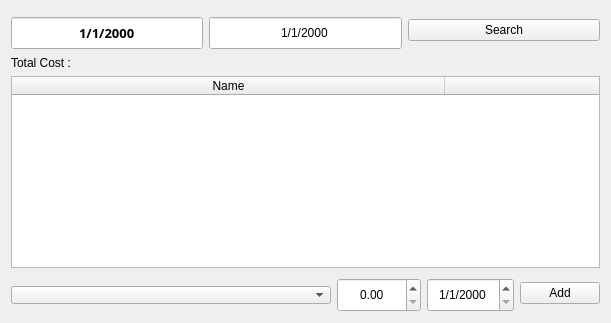
         <widget class="QWidget" name="tab_11">
          <attribute name="title">
           <string>Salaries</string>
          </attribute>
          <layout class="QGridLayout" name="gridLayout_23">
           <item row="0" column="0">
            <layout class="QGridLayout" name="gridLayout_22">
             <item row="0" column="0">
              <layout class="QGridLayout" name="gridLayout_21">
               <item row="2" column="0">
                <widget class="QTableWidget" name="tableWidget_10">
                 <property name="horizontalScrollBarPolicy">
                  <enum>Qt::ScrollBarAlwaysOff</enum>
                 </property>
                 <attribute name="horizontalHeaderDefaultSectionSize">
                  <number>433</number>
                 </attribute>
                 <column>
                  <property name="text">
                   <string>Name</string>
                  </property>
                 </column>
                 <column>
                  <property name="text">
                   <string>Cost</string>
                  </property>
                 </column>
                 <column>
                  <property name="text">
                   <string>Date</string>
                  </property>
                 </column>
                </widget>
               </item>
               <item row="0" column="0">
                <layout class="QHBoxLayout" name="horizontalLayout_21">
                 <item>
                  <widget class="QDateEdit" name="dateEdit_15">
                   <property name="font">
                    <font>
                     <family>Segoe UI Black</family>
                     <pointsize>10</pointsize>
                     <weight>75</weight>
                     <italic>false</italic>
                     <bold>true</bold>
                    </font>
                   </property>
                   <property name="styleSheet">
                    <string notr="true">min-height : 28px;
margin-top : 5px</string>
                   </property>
                   <property name="alignment">
                    <set>Qt::AlignCenter</set>
                   </property>
                   <property name="buttonSymbols">
                    <enum>QAbstractSpinBox::NoButtons</enum>
                   </property>
                   <property name="accelerated">
                    <bool>false</bool>
                   </property>
                   <property name="correctionMode">
                    <enum>QAbstractSpinBox::CorrectToPreviousValue</enum>
                   </property>
                   <property name="displayFormat">
                    <string>d/M/yyyy</string>
                   </property>
                  </widget>
                 </item>
                 <item>
                  <widget class="QDateEdit" name="dateEdit_16">
                   <property name="styleSheet">
                    <string notr="true">min-height : 28px;
margin-top : 5px</string>
                   </property>
                   <property name="frame">
                    <bool>true</bool>
                   </property>
                   <property name="alignment">
                    <set>Qt::AlignCenter</set>
                   </property>
                   <property name="buttonSymbols">
                    <enum>QAbstractSpinBox::NoButtons</enum>
                   </property>
                   <property name="displayFormat">
                    <string>d/M/yyyy</string>
                   </property>
                  </widget>
                 </item>
                 <item>
                  <widget class="QPushButton" name="pushButton_13">
                   <property name="cursor">
                    <cursorShape>PointingHandCursor</cursorShape>
                   </property>
                   <property name="text">
                    <string>Search</string>
                   </property>
                  </widget>
                 </item>
                </layout>
               </item>
               <item row="1" column="0">
                <widget class="QLabel" name="label_13">
                 <property name="text">
                  <string>Total Cost :</string>
                 </property>
                </widget>
               </item>
              </layout>
             </item>
             <item row="1" column="0">
              <layout class="QHBoxLayout" name="horizontalLayout_22">
               <item>
                <widget class="QComboBox" name="comboBox_4">
                 <property name="styleSheet">
                  <string notr="true">min-width:300px;
margin-top : 4px</string>
                 </property>
                </widget>
               </item>
               <item>
                <widget class="QDoubleSpinBox" name="doubleSpinBox_5">
                 <property name="styleSheet">
                  <string notr="true">height : 28px;
margin-top : 4px</string>
                 </property>
                 <property name="alignment">
                  <set>Qt::AlignCenter</set>
                 </property>
                 <property name="maximum">
                  <double>1000000.000000000000000</double>
                 </property>
                </widget>
               </item>
               <item>
                <widget class="QDateEdit" name="dateEdit_19">
                 <property name="styleSheet">
                  <string notr="true">height : 28px;
margin-top : 4px</string>
                 </property>
                 <property name="alignment">
                  <set>Qt::AlignCenter</set>
                 </property>
                 <property name="displayFormat">
                  <string>d/M/yyyy</string>
                 </property>
                </widget>
               </item>
               <item>
                <widget class="QPushButton" name="pushButton_14">
                 <property name="cursor">
                  <cursorShape>PointingHandCursor</cursorShape>
                 </property>
                 <property name="text">
                  <string>Add</string>
                 </property>
                </widget>
               </item>
              </layout>
             </item>
            </layout>
           </item>
          </layout>
         </widget>
